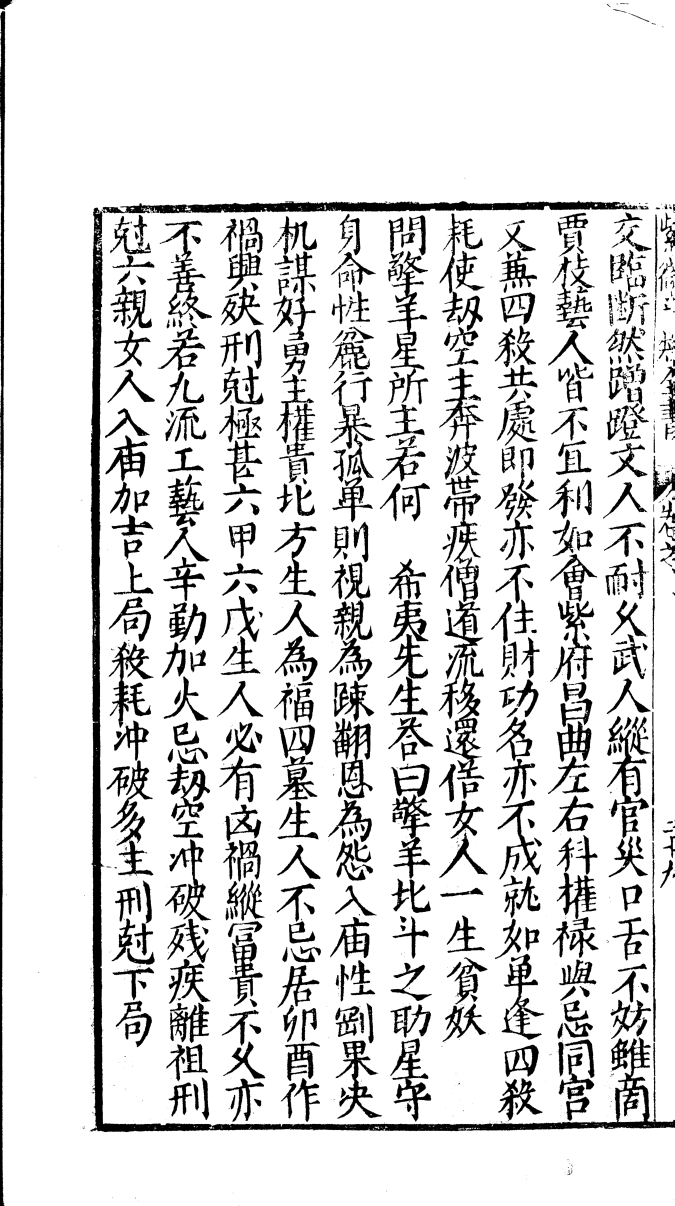
#> input picture tmp_sdzj0170/shuge_ocr/key_pages/p66_full600.png, 4720 x 8440 px, found by its file name (shown at 1/7 size)
$ python analyze_glyph3.py
#> lines starting #> are read from the running program, lines starting #| are printed output that depends on the picture; after the words box and inside, x2 and y2 are one past the last pixel; in counts of white or black regions, pixels touching at a corner belong together
# -*- coding: utf-8 -*-
"""600DPI 单字裁切 + 顶部封口像素测试（干净版）"""
import sys
sys.stdout.reconfigure(encoding="utf-8")
import numpy as np
from PIL import Image

BASE = r"D:\OH-WorkSpace\Destiny_agent\tmp_sdzj0170\shuge_ocr\key_pages"

# p66 600dpi：凶 字 ≈ orig y 2750~2950 (300dpi 坐标) → 600dpi = ×2
# x 列中心 ≈ 800 (300dpi) → 600dpi = 1600
a = np.array(Image.open(BASE + r"\p66_full600.png").convert("L"))
# 裁 600dpi: x 1300~1900, y 5300~6000（含 必/有/凶/禍 一段，再自动分字）
x0, x1, y0, y1 = 1300, 1900, 5200, 6050
strip = a[y0:y1, x0:x1]
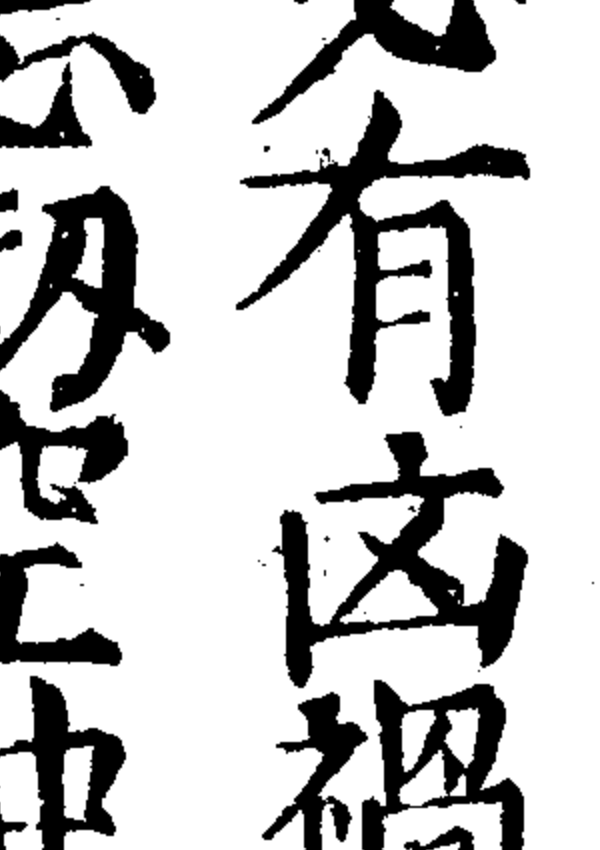
#> strip: shape (850, 600); min 0, max 255, mean 198.3
ink = strip < 150
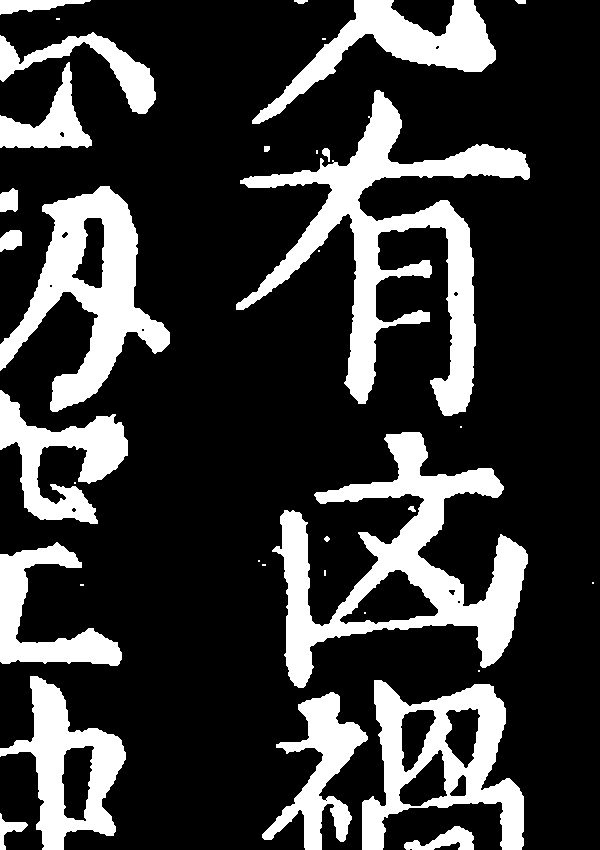
#> ink: shape (850, 600) bool; 22.6% white; 35 white regions (13 under 20 px), largest, box (x1, y1, x2, y2) and area: (236, 90, 530, 416) 22715, (272, 432, 528, 688) 20756, (0, 186, 170, 412) 14310
rowsum = ink.sum(axis=1)
#> rowsum = 850 values, max 262 at index 744, min 22 at index 675, mean 135.7
W = x1 - x0
active = rowsum > W * 0.015
bands = []
start = None
for i, act in enumerate(active):
    if act and start is None:
        start = i
    elif not act and start is not None:
        if i - start > 12:
            bands.append((start, i))
        start = None
#> this loop made 850 passes
#> start on pass 1: 0
#> after the loop, bands = []; start = 0
if start is not None:
    bands.append((start, len(active)))
print("600dpi bands:", [(b[0], b[1], b[1] - b[0]) for b in bands])
#| 600dpi bands: [(0, 850, 850)]


def test(by0, by1, name):
    ch = a[y0 + by0 : y0 + by1, x0:x1]
    cink = ch < 150
    h, w = cink.shape
    colsum = cink.sum(axis=0)
    xs = np.where(colsum > 0)[0]
    xl, xr = xs.min(), xs.max()
    cw = xr - xl + 1
    # 顶条检测：顶部 5%~25% 行，找最长水平连续段
    best_run = 0
    for r in range(int(h * 0.05), int(h * 0.25)):
        row = cink[r, xl : xr + 1]
        run = best = 0
        for v in row:
            run = run + 1 if v else 0
            best = max(best, run)
        best_run = max(best_run, best)
    ratio = best_run / cw
    # 顶部 25% 区域墨量占比
    top_ink = cink[int(h * 0.05) : int(h * 0.25), xl : xr + 1].sum() / (
        (int(h * 0.25) - int(h * 0.05)) * cw
    )
    print(f"{name}: h={h} cw={cw} topbar_ratio={ratio:.2f} top_ink_frac={top_ink:.2f}")
    # 存单字图供视觉复核
    c = Image.fromarray(ch[y0 and 0 or 0 :, :])
    # 重新裁：以字为准
    c2 = Image.fromarray(a[y0 + by0 : y0 + by1, x0:x1])
    c2.save(BASE + rf"\{name}.png")
    return ratio, top_ink


for idx, (by0, by1) in enumerate(bands):
    test(by0, by1, f"p66_600dpi_char{idx}")
#> this loop made 1 pass
#> (by0, by1, h in test, w in test, xl in test, xr in test, cw in test) on pass 1: (0, 850, 850, 600, 0, 593, 594)
#| p66_600dpi_char0: h=850 cw=594 topbar_ratio=0.40 top_ink_frac=0.21
